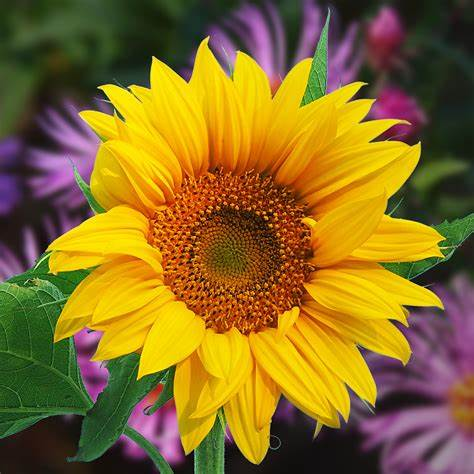
%> input picture 2.jpg, 474 x 474 px
$ octave a2.m   (GNU Octave 9; MATLAB toolbox functions it lacks are replaced by stand-ins)
%> lines starting %> are read from the running program, lines starting %| are printed output that depends on the picture; in (x1, y1, x2, y2) boxes, pixels count from 0 and x2, y2 are one past the last pixel; in counts of white or black regions, pixels touching at a corner belong together; the program's own positions count from 1
a =imread('2.jpg');
%> a is the input picture: size 474x474x3 uint8; mean R, G, B 137.1, 107.9, 36.8
subplot(2,2,1);
imshow(a)
x=im2bw(a);
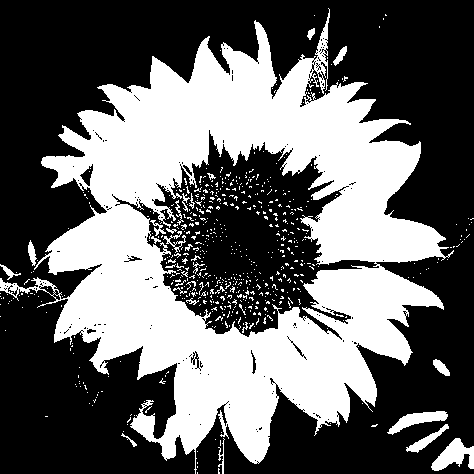
%> x: size 474x474 logical; 39.6% white; 631 white regions (602 under 20 px), largest, box (x1, y1, x2, y2) and area: (0, 8, 454, 474) 83707, (431, 438, 474, 471) 741, (387, 411, 448, 435) 594
subplot(2,2,2);
imshow(x);
black=sum(sum(x==0));
%> black = 135666
white1=sum(sum(x==1));
%> white1 = 89010
total_pixel=size(x,1)*size(x,2);
%> total_pixel = 224676
count=0;
ten_percent_pixel=round((white1*10)/100);
%> ten_percent_pixel = 8901

for m=1:size(x,1)

    for n=1:size(x,2)

        if x(m,n) ==0
            x(m,n)=1;
            count=count+1;
            if count>ten_percent_pixel+1
                break
            end
        end
    end

end
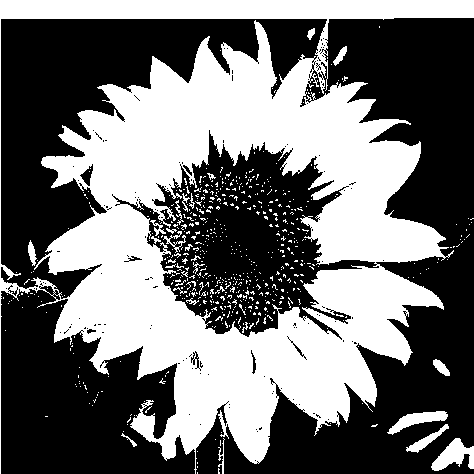
%> x: size 474x474 logical; 43.8% white; 622 white regions (594 under 20 px), largest, box (x1, y1, x2, y2) and area: (0, 0, 474, 474) 93165, (431, 438, 474, 471) 741, (387, 411, 448, 435) 594
%> after the loop, count = 9358

white2=sum(sum(x==1));
%> white2 = 98368
subplot(2,2,3);
imshow(x);
title('Adding 10% one in Image');

$ run again, with 1.jpg copied over 2.jpg
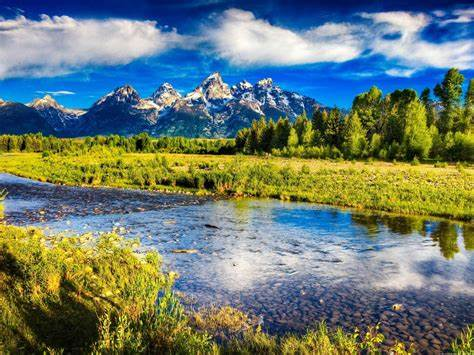
%> input picture 1.jpg, 474 x 355 px
%> a is the input picture: size 355x474x3 uint8; mean R, G, B 108.2, 123.7, 112.5
%> `x=im2bw(a);`:
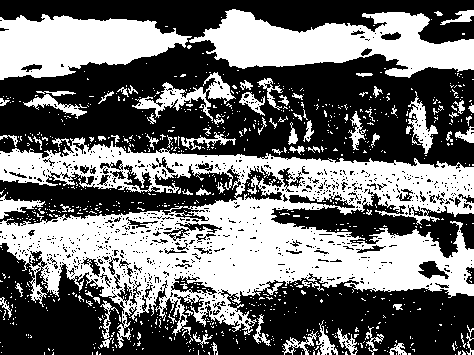
%> x: size 355x474 logical; 43.9% white; 889 white regions (813 under 20 px), largest, box (x1, y1, x2, y2) and area: (0, 137, 474, 348) 44570, (189, 9, 474, 78) 10466, (0, 14, 192, 80) 8166
%> black = 94468
%> white1 = 73802
%> ten_percent_pixel = 7380
%> after the loop `for m=1:size(x,1)`:
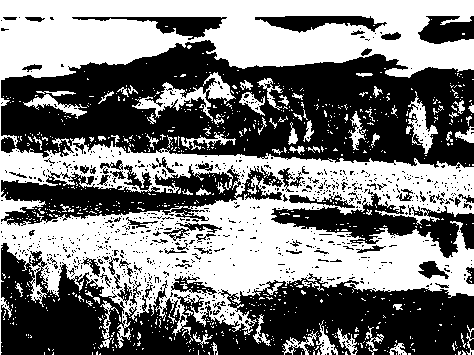
%> x: size 355x474 logical; 48.4% white; 873 white regions (805 under 20 px), largest, box (x1, y1, x2, y2) and area: (0, 0, 474, 355) 71797, (132, 72, 236, 121) 1368, (406, 91, 438, 154) 725
%> after the loop `for m=1:size(x,1)`: count = 7720
%> white2 = 81522

$ run again, with 3.jpg copied over 2.jpg
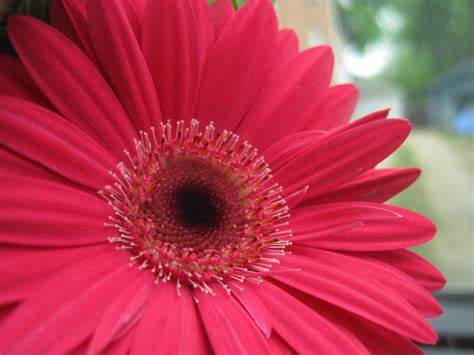
%> input picture 3.jpg, 474 x 355 px
%> a is the input picture: size 355x474x3 uint8; mean R, G, B 183.5, 60.9, 82.7
%> `x=im2bw(a);`:
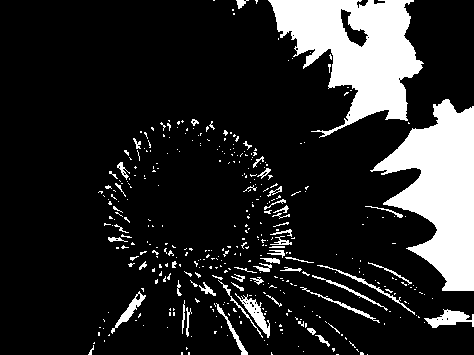
%> x: size 355x474 logical; 16.2% white; 394 white regions (340 under 20 px), largest, box (x1, y1, x2, y2) and area: (268, 0, 424, 138) 10907, (370, 99, 474, 291) 10544, (424, 309, 474, 328) 471
%> black = 141078
%> white1 = 27192
%> ten_percent_pixel = 2719
%> after the loop `for m=1:size(x,1)`:
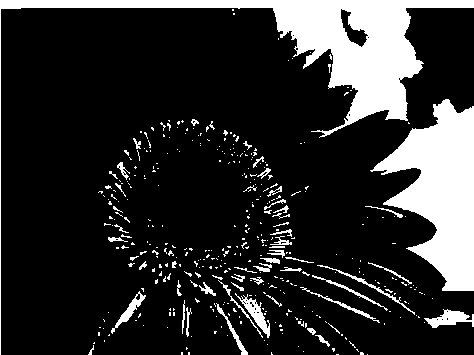
%> x: size 355x474 logical; 18% white; 391 white regions (338 under 20 px), largest, box (x1, y1, x2, y2) and area: (0, 0, 474, 355) 14044, (370, 99, 474, 291) 10544, (424, 309, 474, 328) 471
%> after the loop `for m=1:size(x,1)`: count = 3067
%> white2 = 30259
